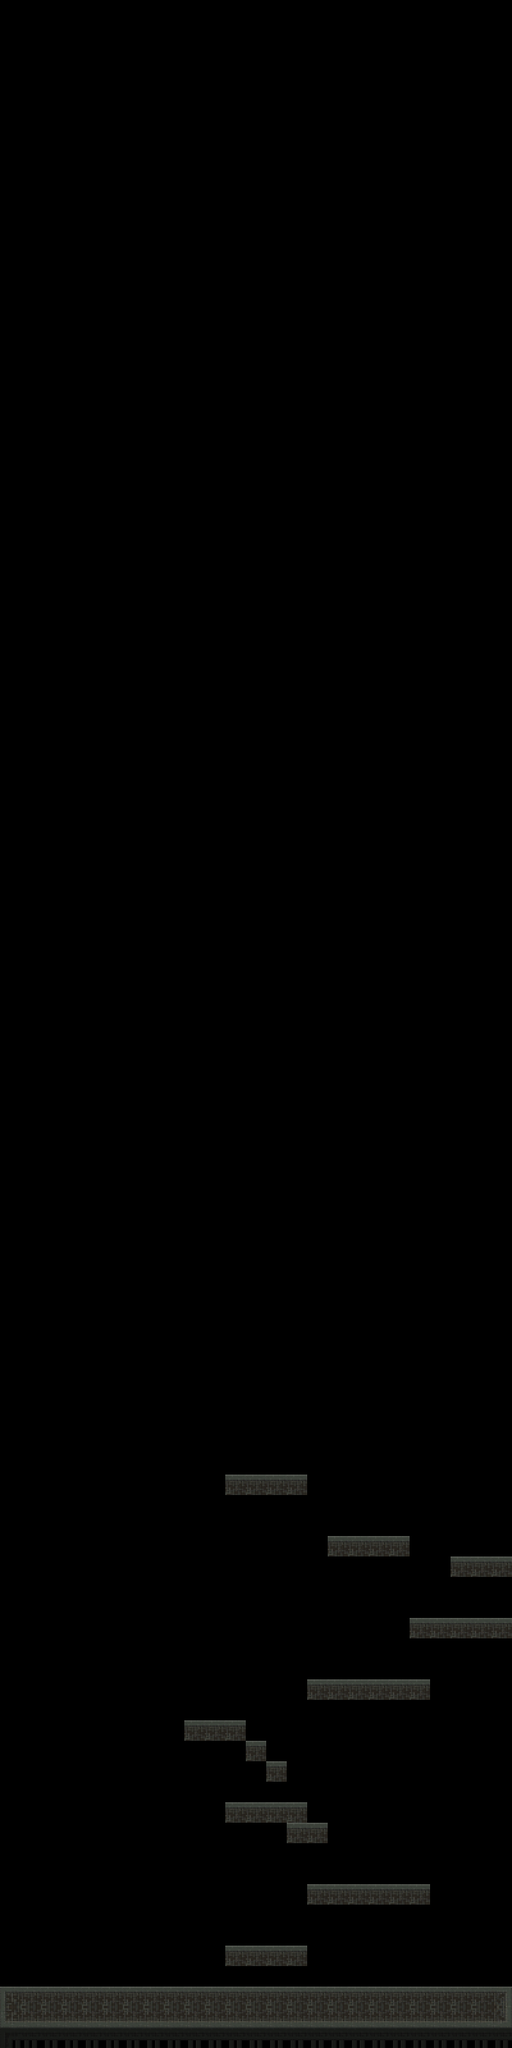

This game map was drawn from its Tiled (.tmx) file and the tilesets committed beside it. A one-line description and the trimmed map source follow:
An orthogonal 25x100 tile map with 32x32 px tiles, 4 tile layers (Non-collidable Layer 1, Non-collidable Layer 2, Collidable Layer, Non-collidable Layer 3) and 1 object.

<map version="1.0" orientation="orthogonal" width="25" height="100" tilewidth="32" tileheight="32">
 <tileset firstgid="1" name="level" tilewidth="32" tileheight="32" spacing="4" margin="2">
  <image source="../img/tilemap.png" trans="ff00ff" width="432" height="396" />
 </tileset>
 <layer name="Non-collidable Layer 1" width="25" height="100">
  <data>[2500 cells, 25 non-empty, 2 distinct tile ids]</data>
 </layer>
 <layer name="Non-collidable Layer 2" width="25" height="100">
  <data>[2500 cells, 2 non-empty, 2 distinct tile ids]</data>
 </layer>
 <layer name="Collidable Layer" width="25" height="100">
  <data>[2500 cells, 93 non-empty, 6 distinct tile ids]</data>
 </layer>
 <objectgroup name="Player" width="25" height="100">
  <object gid="105" x="88" y="3084" />
 </objectgroup>
 <objectgroup name="Demons" width="25" height="100" />
 <layer name="Non-collidable Layer 3" width="25" height="100">
  <data>[2500 cells, 0 non-empty, 0 distinct tile ids]</data>
 </layer>
 <objectgroup name="Exits" width="25" height="100" />
</map>
